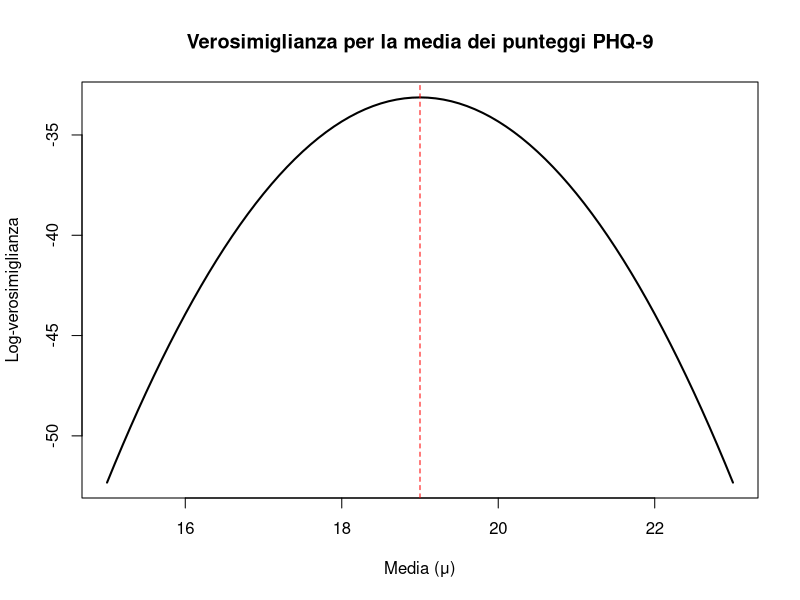
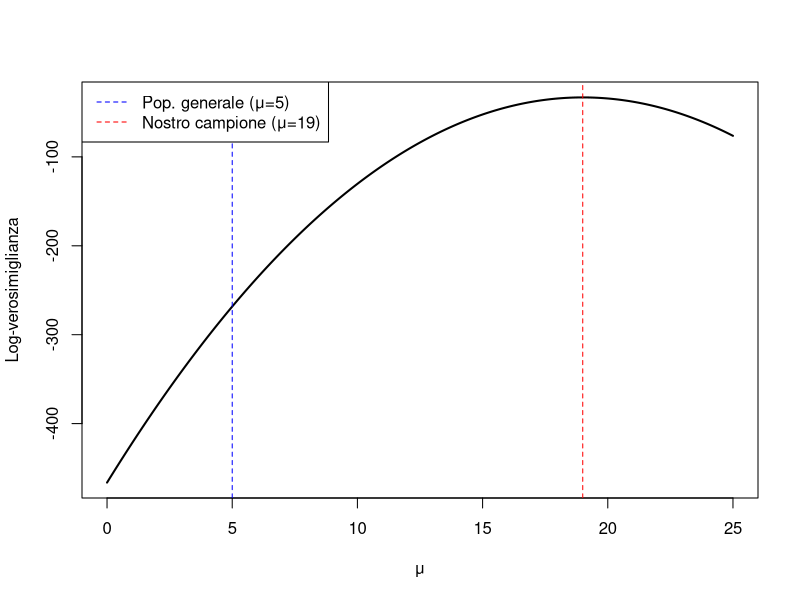
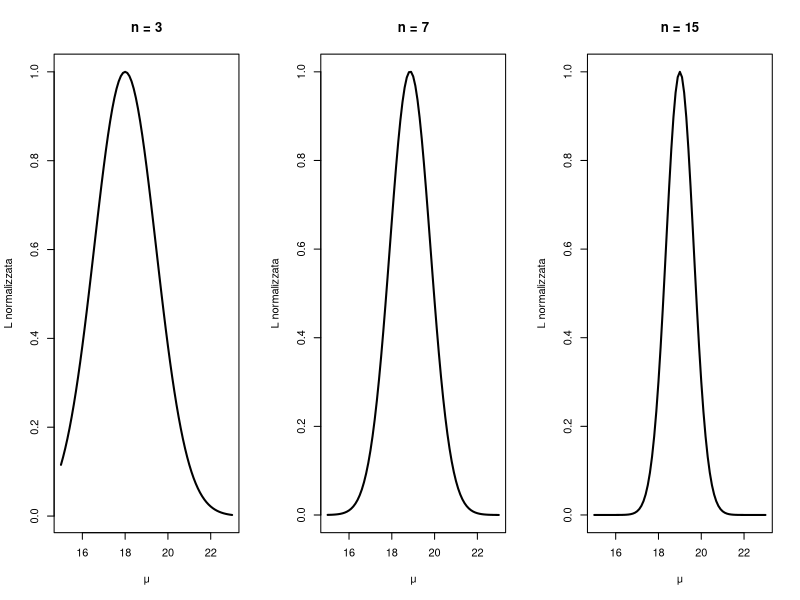
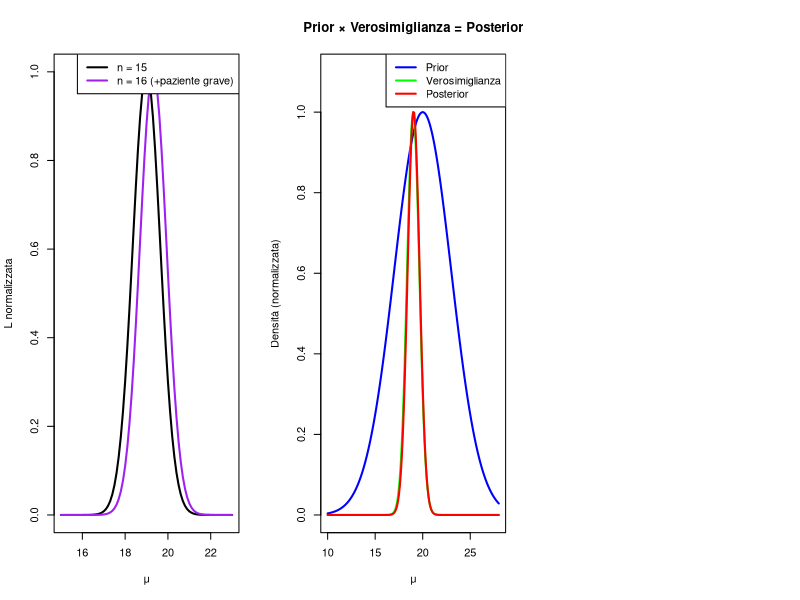
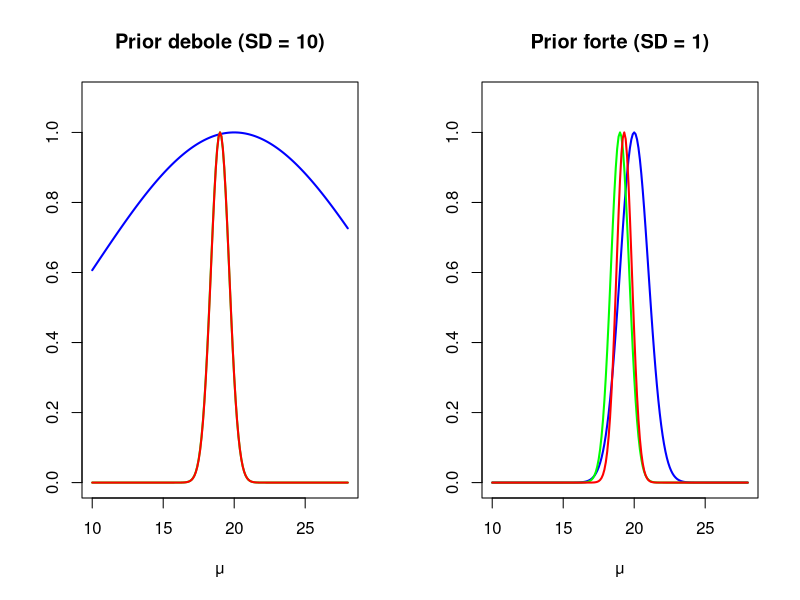
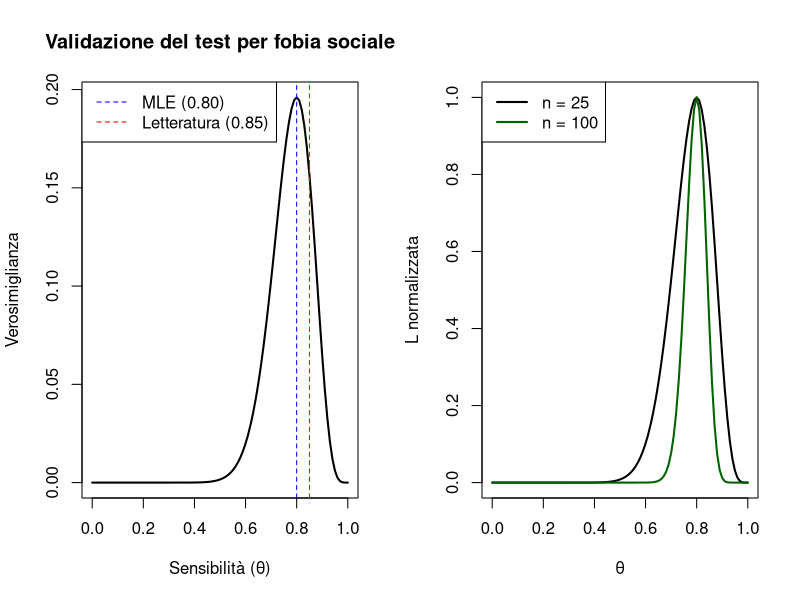

The R script that drew these images, in order:
## ---- chunk 1
#| echo: false
set.seed(42)
## ---- chunk 2
# Punteggi PHQ-9 osservati
punteggi <- c(18, 21, 15, 19, 22, 17, 20, 16, 23, 19, 
              18, 21, 17, 20, 19)

# Statistiche descrittive
mean(punteggi)
sd(punteggi)
## ---- chunk 3
# Possibili valori della media
mu_griglia <- seq(15, 23, by = 0.1)
## ---- chunk 4
head(mu_griglia)
## ---- chunk 5
calcola_loglik <- function(mu, dati, sigma) {
  sum(dnorm(dati, mean = mu, sd = sigma, log = TRUE))
}
## ---- chunk 6
sigma_noto <- 2.5

loglik <- sapply(
  mu_griglia,
  calcola_loglik,
  dati = punteggi,
  sigma = sigma_noto
)
## ---- chunk 7
#| fig-height: 5
plot(mu_griglia, loglik, type = "l", lwd = 2,
     xlab = "Media (μ)", ylab = "Log-verosimiglianza",
     main = "Verosimiglianza per la media dei punteggi PHQ-9")
abline(v = mean(punteggi), col = "red", lty = 2)
## ---- chunk 8
#| fig-height: 4.5
mu_ampia <- seq(0, 25, by = 0.1)
loglik_ampia <- sapply(mu_ampia, calcola_loglik, dati = punteggi, sigma = sigma_noto)

plot(mu_ampia, loglik_ampia, type = "l", lwd = 2,
     xlab = "μ", ylab = "Log-verosimiglianza")
abline(v = 5, col = "blue", lty = 2)   # Popolazione generale
abline(v = 19, col = "red", lty = 2)   # Nostro campione
legend("topleft", c("Pop. generale (μ=5)", "Nostro campione (μ=19)"),
       col = c("blue", "red"), lty = 2)
## ---- chunk 9
#| fig-height: 4.5
# Prendiamo i pazienti 3, 7, 15
par(mfrow = c(1, 3))

for (n_paz in c(3, 7, 15)) {
  dati_parziali <- punteggi[1:n_paz]
  loglik_parz <- sapply(mu_griglia, calcola_loglik, 
                        dati = dati_parziali, sigma = sigma_noto)
  # Normalizziamo per visualizzare meglio
  lik_norm <- exp(loglik_parz - max(loglik_parz))
  plot(mu_griglia, lik_norm, type = "l", lwd = 2,
       main = paste("n =", n_paz), xlab = "μ", ylab = "L normalizzata")
}
## ---- chunk 10
#| fig-height: 4.5
# Dati originali vs dati + nuovo paziente
punteggi_nuovi <- c(punteggi, 24)

loglik_orig <- sapply(mu_griglia, calcola_loglik, dati = punteggi, sigma = sigma_noto)
loglik_nuovi <- sapply(mu_griglia, calcola_loglik, dati = punteggi_nuovi, sigma = sigma_noto)

lik_orig <- exp(loglik_orig - max(loglik_orig))
lik_nuovi <- exp(loglik_nuovi - max(loglik_nuovi))

plot(mu_griglia, lik_orig, type = "l", lwd = 2,
     xlab = "μ", ylab = "L normalizzata")
lines(mu_griglia, lik_nuovi, col = "purple", lwd = 2)
legend("topright", c("n = 15", "n = 16 (+paziente grave)"), 
       col = c("black", "purple"), lwd = 2)
## ---- chunk 11
#| echo: false
#| fig-height: 5
mu_griglia <- seq(10, 28, by = 0.1)

# Prior: Normale(20, 3)
prior <- dnorm(mu_griglia, mean = 20, sd = 3)

# Verosimiglianza (normalizzata)
loglik <- sapply(mu_griglia, calcola_loglik, dati = punteggi, sigma = 2.5)
lik <- exp(loglik - max(loglik))

# Posterior (proporzionale a prior × likelihood)
posterior <- prior * lik
posterior <- posterior / sum(posterior) * length(mu_griglia) / (max(mu_griglia) - min(mu_griglia))

# Normalizziamo tutto per visualizzare
prior_norm <- prior / max(prior)
lik_norm <- lik / max(lik)
post_norm <- posterior / max(posterior)

plot(mu_griglia, prior_norm, type = "l", lwd = 2, col = "blue",
     xlab = "μ", ylab = "Densità (normalizzata)",
     main = "Prior × Verosimiglianza = Posterior", ylim = c(0, 1.1))
lines(mu_griglia, lik_norm, lwd = 2, col = "green")
lines(mu_griglia, post_norm, lwd = 2, col = "red")
legend("topright", c("Prior", "Verosimiglianza", "Posterior"),
       col = c("blue", "green", "red"), lwd = 2)
## ---- chunk 12
#| echo: false
#| fig-height: 4.5
prior_debole <- dnorm(mu_griglia, mean = 20, sd = 10)
posterior_debole <- prior_debole * lik
posterior_debole <- posterior_debole / sum(posterior_debole)

prior_forte <- dnorm(mu_griglia, mean = 20, sd = 1)
posterior_forte <- prior_forte * lik
posterior_forte <- posterior_forte / sum(posterior_forte)

par(mfrow = c(1, 2))

# Prior debole
plot(mu_griglia, prior_debole/max(prior_debole), type = "l", col = "blue", lwd = 2,
     main = "Prior debole (SD = 10)", xlab = "μ", ylab = "", ylim = c(0, 1.1))
lines(mu_griglia, lik_norm, col = "green", lwd = 2)
lines(mu_griglia, posterior_debole/max(posterior_debole), col = "red", lwd = 2)

# Prior forte
plot(mu_griglia, prior_forte/max(prior_forte), type = "l", col = "blue", lwd = 2,
     main = "Prior forte (SD = 1)", xlab = "μ", ylab = "", ylim = c(0, 1.1))
lines(mu_griglia, lik_norm, col = "green", lwd = 2)
lines(mu_griglia, posterior_forte/max(posterior_forte), col = "red", lwd = 2)
## ---- chunk 13
# Dati
positivi <- 20
n_pazienti <- 25

# Verosimiglianza
theta <- seq(0, 1, by = 0.01)
verosim <- dbinom(positivi, n_pazienti, prob = theta)
## ---- chunk 14
#| fig-height: 4.5
plot(theta, verosim, type = "l", lwd = 2,
     xlab = "Sensibilità (θ)", ylab = "Verosimiglianza",
     main = "Validazione del test per fobia sociale")
abline(v = 0.80, col = "blue", lty = 2)  # Nostra stima
abline(v = 0.85, col = "red", lty = 2)   # Letteratura
legend("topleft", c("MLE (0.80)", "Letteratura (0.85)"), 
       col = c("blue", "red"), lty = 2)
## ---- chunk 15
# Rapporto di verosimiglianza
L_080 <- dbinom(20, 25, prob = 0.80)
L_085 <- dbinom(20, 25, prob = 0.85)

L_080 / L_085
## ---- chunk 16
#| fig-height: 4
# Confronto: n = 25 vs n = 100 (stessa proporzione)
verosim_25 <- dbinom(20, 25, prob = theta)
verosim_100 <- dbinom(80, 100, prob = theta)

plot(theta, verosim_25/max(verosim_25), type = "l", lwd = 2,
     xlab = "θ", ylab = "L normalizzata")
lines(theta, verosim_100/max(verosim_100), col = "darkgreen", lwd = 2)
legend("topleft", c("n = 25", "n = 100"), col = c("black", "darkgreen"), lwd = 2)
